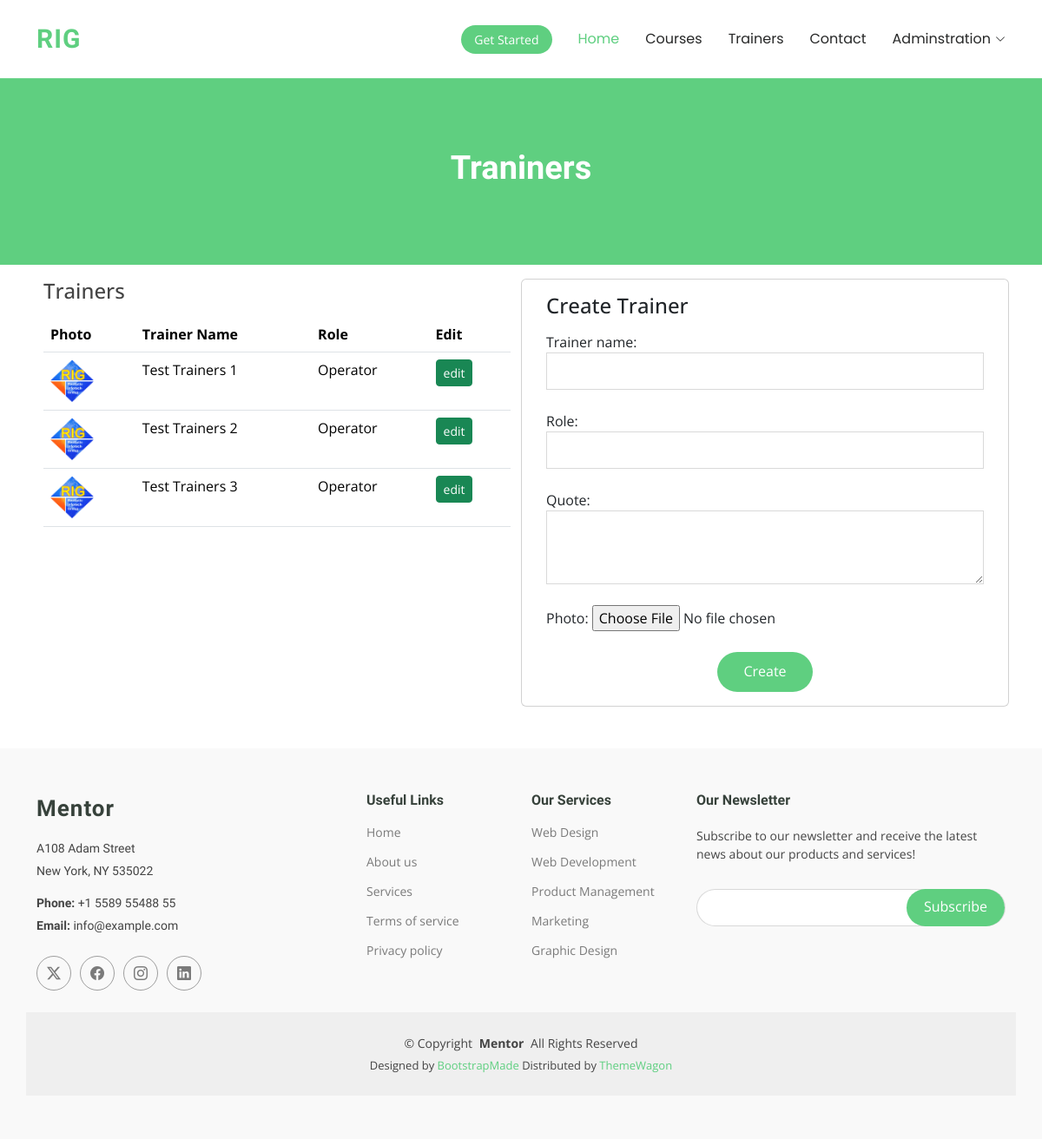
Page /trainer/create/ on the committed database.
### myapp/models.py (models this page shows, shortened)
class Trainers(models.Model):
    trainer_name = models.CharField(max_length=255)
    role = models.CharField(max_length=255)
    photo = models.ImageField(upload_to='trainers')
    quote = models.TextField()
    created_at = models.DateTimeField(auto_now_add=True)
    updated_at = models.DateTimeField(auto_now=True)

### myapp/views.py (the view, shortened to what this page needs)
# urls.py: path('trainer/create/', CreateTrainer.as_view(), name='CreateTrainer'),
class CreateTrainer(View):
    def get(self, request):
        fm = TrainersCreateForm()
        trainers = Trainers.objects.all()
        context = {'fm':fm, 'trainers':trainers}
        return render(request, 'CreateTrainer.html', context)

### myapp/forms.py
class TrainersCreateForm(forms.ModelForm):
    class Meta:
        model = Trainers
        fields = ['trainer_name', 'role','quote', 'photo']
        widgets = {
                   'trainer_name': forms.TextInput(attrs={'class': 'form-control'}),
                   'role': forms.TextInput(attrs={'class': 'form-control'}),
                   'quote': forms.Textarea(attrs={'class': 'form-control', 'rows':3}),
                   }

### templates/CreateTrainer.html (shortened to what this page needs)
{% extends 'base.html' %}
{% load static %}
{% block content %}
<main class="main">
    <div class="page-title" data-aos="fade">
      <div class="heading">
        <div class="container">
          <div class="row d-flex justify-content-center text-center">
            <div class="col-lg-8">
              <h1>Traniners </h1>
            </div>
          </div>
        </div>
      </div>
    </div>
    <section id="contact" class="contact section">
      <div class="container" data-aos="fade-up" data-aos-delay="100">
        <div class="row gy-4 p-2">
          <div class="col-lg-6">
            <div class="mb-3 h4">Trainers</div>
            <table class="table">
                <thead>
                  <tr>
                    <th scope="col">Photo</th>
                    <th scope="col">Trainer Name</th>
                    <th scope="col">Role</th>
                    <th scope="col">Edit</th>
                  </tr>
                </thead>
                <tbody>
                    {% for i in trainers %}
                  <tr>
                    <th scope="row"> <img src="{{i.photo.url}}" alt="trainer" width="50px"></th>
                    <td>{{i.trainer_name}}</td>
                    <td>{{i.role}}</td>
                    <td><a href="#" class="btn btn-sm btn-success">edit</a></td>
                  </tr>
                  {% endfor %}
                </tbody>
              </table>
          </div>
          <div class="col-lg-6 card">
            <div class="card-body">
                <div class="card-title h4 mb-3">Create Trainer</div>
            <form action="" method="post" class="php-email-form" enctype="multipart/form-data">{% csrf_token %}
              <div class="row gy-4">
                {{fm}}
                <div class="col-md-12 text-center">
                  <button type="submit">Create</button>
                </div>
              </div>
            </form>
        </div>
          </div>
        </div>
      </div>
    </section>
  </main>
{% endblock content %}

### rows in the picture
Trainers: photo (picture), trainer_name "Test Trainers 1", role "Operator"
Trainers: photo (picture), trainer_name "Test Trainers 2", role "Operator"
Trainers: photo (picture), trainer_name "Test Trainers 3", role "Operator"
